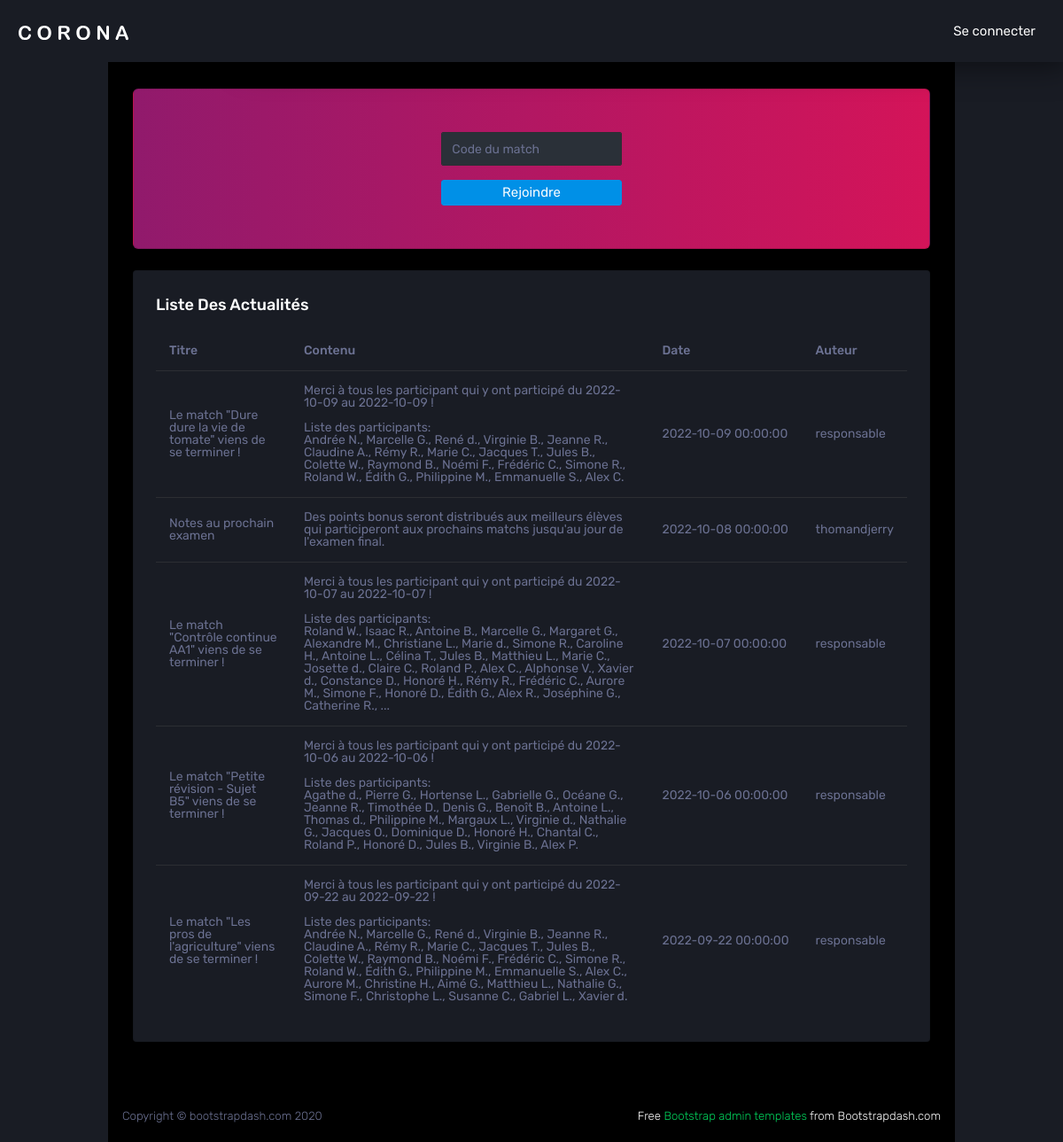
/CodeIgniter/index.php, run on the app's committed database.
### tables this page shows
CREATE TABLE `T_NEWS_new` (
  `new_id` int(10) UNSIGNED NOT NULL,
  `new_title` varchar(200) NOT NULL,
  `new_content` varchar(500) NOT NULL,
  `new_date` datetime NOT NULL,
  `man_id` int(10) UNSIGNED NOT NULL
);

CREATE TABLE `T_MANAGER_man` (
  `man_id` int(10) UNSIGNED NOT NULL,
  `man_pseudo` varchar(20) NOT NULL,
  `man_pw` char(128) NOT NULL
);

### CodeIgniter/application/controllers/Welcome.php (called while the page is built, shortened)
<?php
class Welcome extends CI_Controller {
	public function __construct() {
		$this->load->model('db_model');
		$this->load->helper('url');
		$this->load->library('session');
	}
	public function show() {
		$data['news'] = $this->db_model->get_all_news();
		if (!$this->db_model->session_is_valid()) {
			$this->load->view('templates/header');
			$this->load->view('menu_guest');
			$this->load->view('news_list', $data);
			$this->load->view('templates/footer');
		} else {
			$this->load->view('templates/header_manager');
			$this->load->view('news_list', $data);
			$this->load->view('templates/footer');
		}
	}
}
?>

### CodeIgniter/index.php (called while the page is built, shortened)
<?php
require_once BASEPATH.'core/CodeIgniter.php';

### CodeIgniter/application/models/Db_model.php (called while the page is built, shortened)
<?php
class Db_model extends CI_Model {
	public function get_all_news()
	{
		$query = $this->db->query("SELECT new_id, new_title, new_content, new_date, man_pseudo FROM T_NEWS_new JOIN T_MANAGER_man USING(man_id) ORDER BY new_date DESC LIMIT 5;");
		return $query->result_array();
	}
}
?>

### CodeIgniter/application/views/news_list.php (the view)
<div class="row">
	<div class="col-12 grid-margin">
		<div class="card">
			<div class="card-body">
				<h4 class="card-title">Liste des actualités</h4>
				<?php
					if (!isset($news)) {
						echo "<p class=\"text-center font-weight-bold\">Il n'y a pas d'actualité pour le moment</p>";
					} else {
						echo "
							<div class=\"table-responsive\">
								<table class=\"table\">
									<thead>
										<tr>
											<th>Titre</th>
											<th>Contenu</th>
											<th>Date</th>
											<th>Auteur</th>
										</tr>
									</thead>
									<tbody>
						";
						foreach ($news as $s_news) {
							echo "
								<tr>
									<td class=\"text-wrap\">".$s_news["new_title"]."</td>
									<td class=\"text-wrap\">".$s_news["new_content"]."</td>
									<td>".$s_news["new_date"]."</td>
									<td>".$s_news["man_pseudo"]."</td>
								</tr>
							";
						}
						echo "
									</tbody>
								</table>
							</div>
						";
					}
				?>
			</div>
		</div>
	</div>
</div>

### CodeIgniter/application/views/templates/header.php (shortened to what this page needs)
<!DOCTYPE html>
<html>
<head>
    <link rel="stylesheet" href="<?php echo base_url(); ?>assets/vendors/mdi/css/materialdesignicons.min.css">
    <link rel="stylesheet" href="<?php echo base_url(); ?>assets/vendors/css/vendor.bundle.base.css">
    <link rel="stylesheet" href="<?php echo base_url(); ?>assets/vendors/jvectormap/jquery-jvectormap.css">
    <link rel="stylesheet" href="<?php echo base_url(); ?>assets/vendors/flag-icon-css/css/flag-icon.min.css">
    <link rel="stylesheet" href="<?php echo base_url(); ?>assets/vendors/owl-carousel-2/owl.carousel.min.css">
    <link rel="stylesheet" href="<?php echo base_url(); ?>assets/vendors/owl-carousel-2/owl.theme.default.min.css">
    <link rel="stylesheet" href="<?php echo base_url(); ?>assets/css/style.css">
</head>
<body>
	<div class="container-scroller">
		<div class="container-fluid page-body-wrapper">
			<nav class="navbar p-0 fixed-top d-flex flex-row">
				<div class="navbar-brand-wrapper d-none d-lg-flex align-items-center justify-content-center fixed-top">
					<a class="navbar-brand brand-logo" href="<?php echo base_url('index.php'); ?>"><img src="<?php echo base_url(); ?>assets/images/logo.svg" alt="logo" /></a>
				</div>
				<div class="navbar-menu-wrapper flex-grow d-flex align-items-stretch">
					<ul class="navbar-nav navbar-nav-right">
						<li class="nav-item">
							<a class="nav-link" href="<?php echo base_url('index.php/manager/login'); ?>">
								Se connecter
							</a>
						</li>
					</ul>
				</div>
			</nav>
			<div class="main-panel">
				<div class="content-wrapper">

### CodeIgniter/application/views/menu_guest.php (shortened to what this page needs)
<div class="row">
	<div class="col-12 grid-margin">
		<div class="card corona-gradient-card">
			<div class="card-body col-lg-4 mx-auto px-5 py-5">
				<form class="check_code">
					<div class="form-group">
						<input type="text" class="form-control p_input" placeholder="Code du match" id="mCode" name="mCode">
					</div>
					<div class="text-center">
						<button type="submit" class="btn btn-primary btn-block">Rejoindre</button>
					</div>
				</form>
			</div>
		</div>
	</div>
</div>

### CodeIgniter/application/views/templates/footer.php (shortened to what this page needs)
				</div>
				<footer class="footer">
					<div class="d-sm-flex justify-content-center justify-content-sm-between">
						<span class="text-muted d-block text-center text-sm-left d-sm-inline-block">Copyright © bootstrapdash.com 2020</span>
						<span class="float-none float-sm-right d-block mt-1 mt-sm-0 text-center"> Free <a href="https://www.bootstrapdash.com/bootstrap-admin-template/" target="_blank">Bootstrap admin templates</a> from Bootstrapdash.com</span>
					</div>
				</footer>
			</div>
		</div>
	</div>
</body>
</html>

### data on the page
t_news_new: new_title "Le match \"Dure dure la vie de tomate\" viens de se terminer !", new_content "Merci à tous les participant qui y ont participé du 2022-10-09 au 2022-10-09 ! Liste des participants: Andrée N., Marcelle G., René d., Virginie B., Jeanne R., Claudine A., Rémy R., Marie C., Jacques T., Jules B., Colette W., Raymond B., Noémi F., Frédéric C., Simone R., Roland W., Édith G., Philippine M., Emmanuelle S., Alex C.", new_date "2022-10-09 00:00:00", man.man_pseudo "responsable"
t_news_new: new_title "Notes au prochain examen", new_content "Des points bonus seront distribués aux meilleurs élèves qui participeront aux prochains matchs jusqu'au jour de l'examen final.", new_date "2022-10-08 00:00:00", man.man_pseudo "thomandjerry"
t_news_new: new_title "Le match \"Contrôle continue AA1\" viens de se terminer !", new_content "Merci à tous les participant qui y ont participé du 2022-10-07 au 2022-10-07 ! Liste des participants: Roland W., Isaac R., Antoine B., Marcelle G., Margaret G., Alexandre M., Christiane L., Marie d., Simone R., Caroline H., Antoine L., Célina T., Jules B., Matthieu L., Marie C., Josette d., Claire C., Roland P., Alex C., Alphonse V., Xavier d., Constance D., Honoré H., Rémy R., Frédéric C., Aurore M., Simone F., Honoré D., Édith G., Alex R., Joséphine G., Catherine R., ...", new_date "2022-10-07 00:00:00", man.man_pseudo "responsable"
t_news_new: new_title "Le match \"Petite révision - Sujet B5\" viens de se terminer !", new_content "Merci à tous les participant qui y ont participé du 2022-10-06 au 2022-10-06 ! Liste des participants: Agathe d., Pierre G., Hortense L., Gabrielle G., Océane G., Jeanne R., Timothée D., Denis G., Benoît B., Antoine L., Thomas d., Philippine M., Margaux L., Virginie d., Nathalie G., Jacques O., Dominique D., Honoré H., Chantal C., Roland P., Honoré D., Jules B., Virginie B., Alex P.", new_date "2022-10-06 00:00:00", man.man_pseudo "responsable"
t_news_new: new_title "Le match \"Les pros de l'agriculture\" viens de se terminer !", new_content "Merci à tous les participant qui y ont participé du 2022-09-22 au 2022-09-22 ! Liste des participants: Andrée N., Marcelle G., René d., Virginie B., Jeanne R., Claudine A., Rémy R., Marie C., Jacques T., Jules B., Colette W., Raymond B., Noémi F., Frédéric C., Simone R., Roland W., Édith G., Philippine M., Emmanuelle S., Alex C., Aurore M., Christine H., Aimé G., Matthieu L., Nathalie G., Simone F., Christophe L., Susanne C., Gabriel L., Xavier d.", new_date "2022-09-22 00:00:00", man.man_pseudo "responsable"
